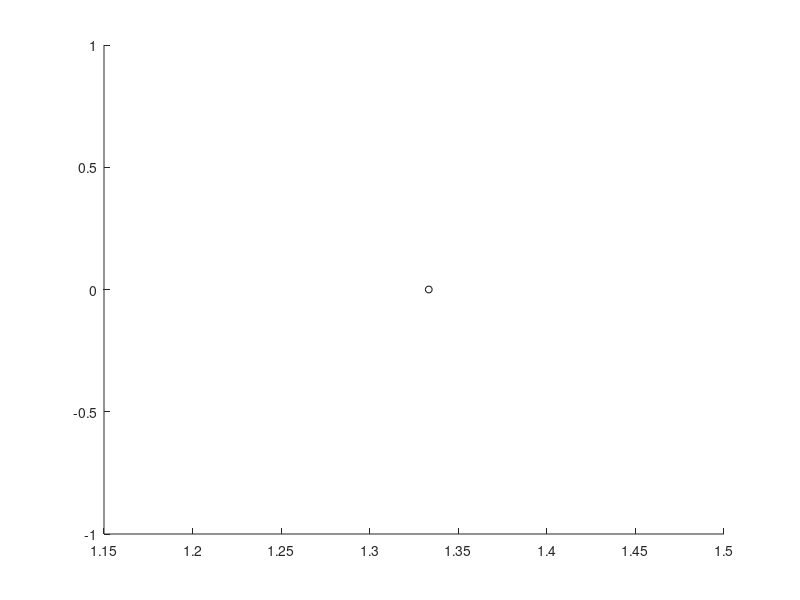

The MATLAB script that drew this image: (Note: this script raises an error after producing the figure.)
%% Problem 1
% Part 1: Stiction is modeled as quadratic

global b
hold on

x0 = [0 0]; 
x0_2 = [-1 1]; 

plot(4/3,0,'ko','MarkerSize',5)

b = 1
[T,x]=ode23('plant', [0 20], x0);
plot(x(:,1),x(:,2),'b-') 

[T,x]=ode23('plant', [0 20], x0_2);
plot(x(:,1),x(:,2),'b--')

b = 2
[T,x]=ode23('plant', [0 20], x0);
plot(x(:,1),x(:,2),'r-') 

[T,x]=ode23('plant', [0 20], x0_2);
plot(x(:,1),x(:,2),'r--')

b = 2.1
[T,x]=ode23('plant', [0 20], x0);
plot(x(:,1),x(:,2),'g-') 

[T,x]=ode23('plant', [0 20], x0_2);
plot(x(:,1),x(:,2),'g--') 

% plotting functions
axis([-1.5 5 -2.5 2.5])
xlabel('x1'); ylabel('x2');
legend('x_e = (4/3,0)','b = 1, x0 = [0 0]','b = 1, x0 = [-1 1]','b = 2, x0 = [0 0]','b = 2, x0 = [-1 1]','b = 2.1, x0 = [0 0]', 'b = 2.1, x0 = [-1 1]');
title('Problem 1: Plots with Quadratic Stiction');

%Part 2: Stiction is a piecewise linear function
hold off
figure
hold on

x0 = [0 0]; 
x0_2 = [-1 1]; 
x0_3 = [-1 -1];
x0_4 = [1 1]; 

plot(-2,0,'ko','MarkerSize',5)

b = 1
[T,x]=ode23('plant2', [0 20], x0);
plot(x(:,1),x(:,2),'b-') 

[T,x]=ode23('plant2', [0 20], x0_2);
plot(x(:,1),x(:,2),'r-')

[T,x]=ode23('plant2', [0 20], x0_3);
plot(x(:,1),x(:,2),'g-')

[T,x]=ode23('plant2', [0 20], x0_4);
plot(x(:,1),x(:,2),'k--')

% plotting functions
xlabel('x1'); ylabel('x2');
legend('x_e = (-2,0)','x0 = [0 0]','x0 = [-1 1]','x0 = [-1 -1]','x0 = [1 1]');
title('Problem 1: Plots with Piecewise Linear Stiction, b = 1');